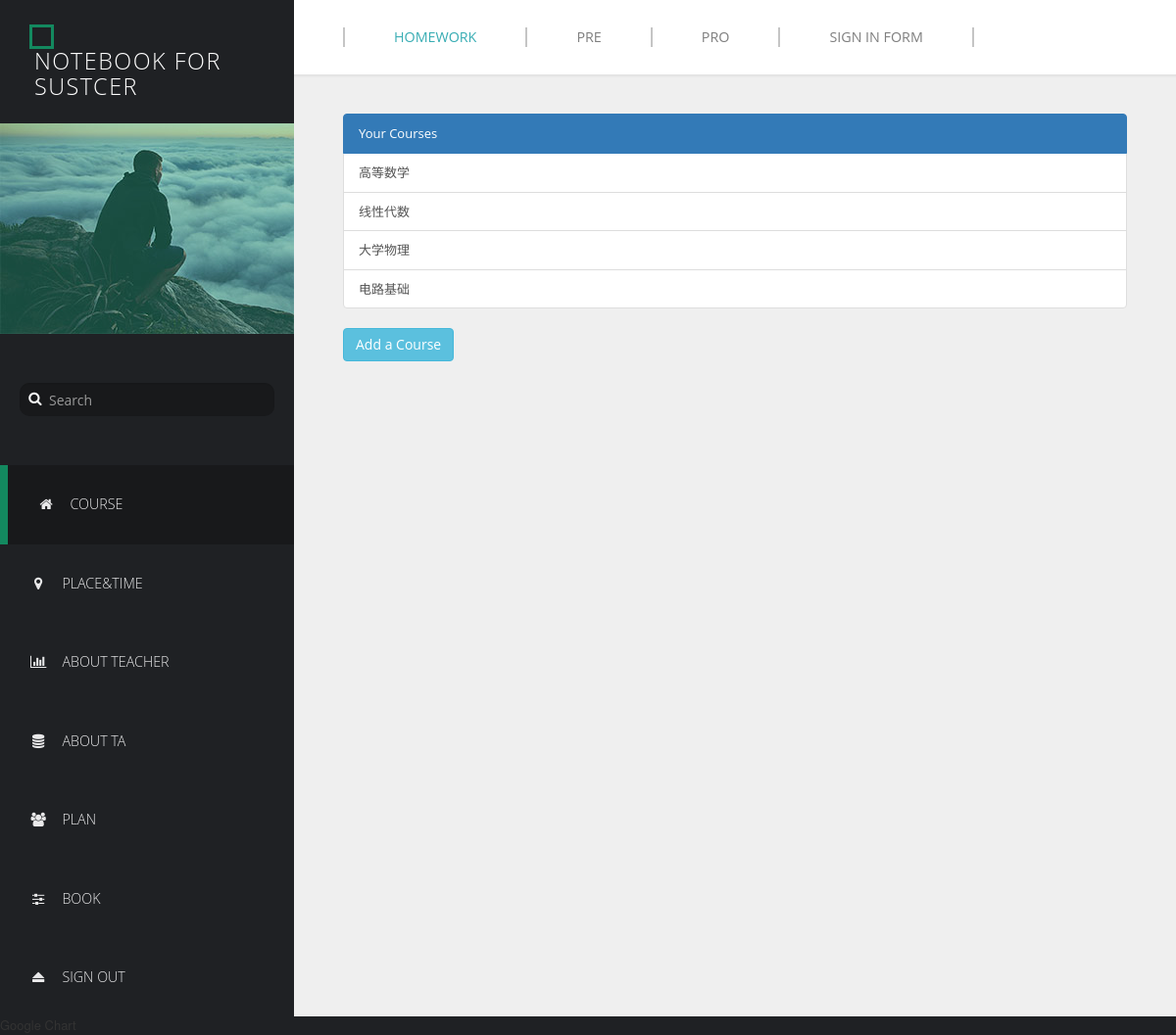
The page /notebook/ on the database as committed earlier.
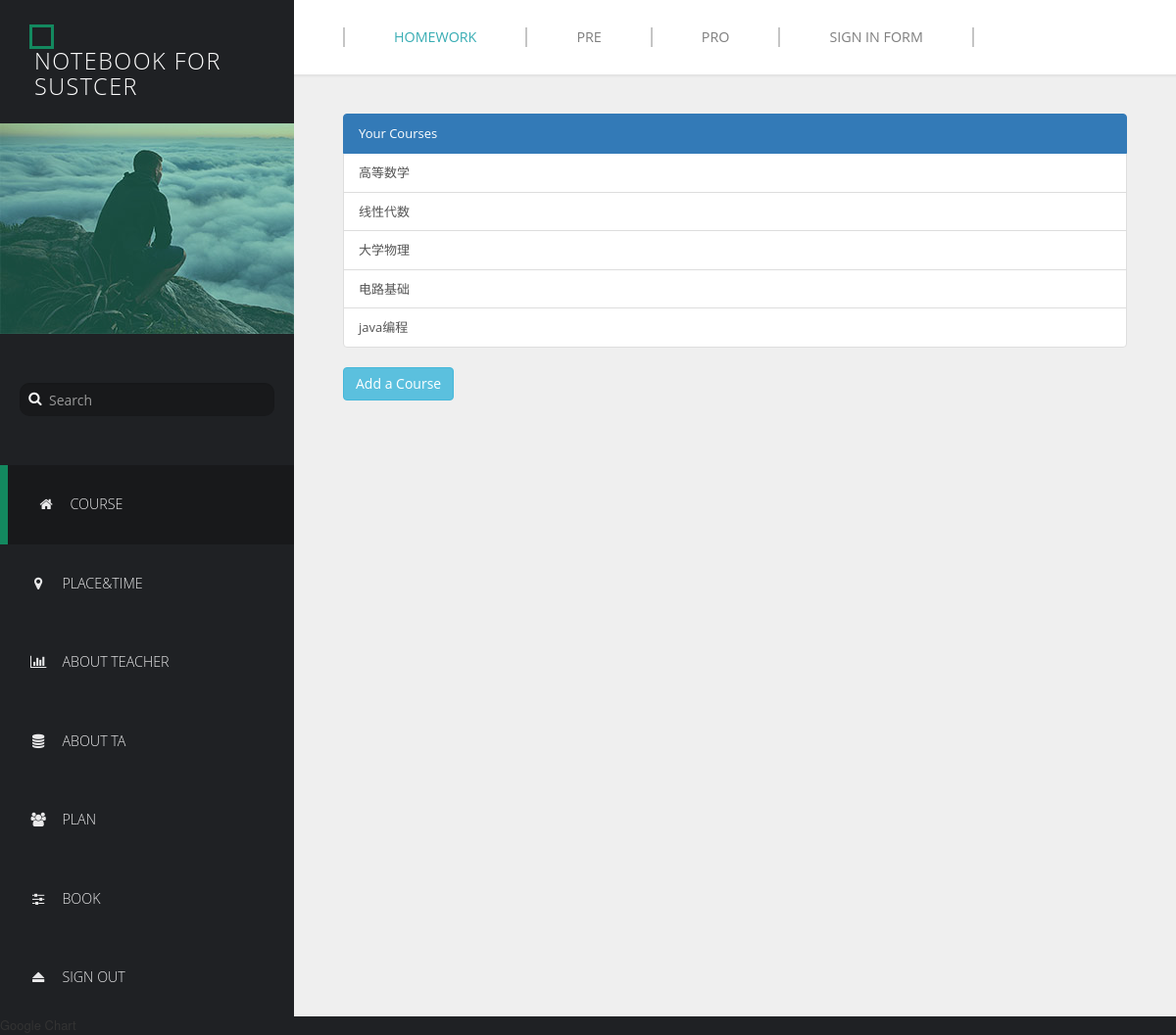
The same page on the database as committed later.
### course/models.py (models this page shows, shortened)
class Course(models.Model):
    title = models.CharField(max_length=50)
    place_time = models.TextField(null=True, blank=True)
    tutorial_place_time = models.TextField(null=True, blank=True)
    homework = models.ManyToManyField(Homework, blank=True)
    pre = models.ManyToManyField(Pre, blank=True)
    pro = models.ManyToManyField(Pro, blank=True)
    teacher = models.ManyToManyField(Teacher, blank=True)
    ta = models.ManyToManyField(TA, blank=True)

### course/views.py (the view)
def home(request):
    course_list = Course.objects.all()
    return render(request, 'home.html', {'course_list': course_list})

### template/home.html (shortened to what this page needs)
{% load staticfiles %}
<!DOCTYPE html>
<html lang="en">
  <head>
    <link href="{% static 'seeu/css/font-awesome.min.css' %}" rel="stylesheet">
    <link href="{% static 'seeu/css/bootstrap.min.css' %}" rel="stylesheet">
    <link href="{% static 'seeu/css/templatemo-style.css' %}" rel="stylesheet">
  </head>
  <body>
    <div class="templatemo-flex-row">
      <div class="templatemo-sidebar">
        <header class="templatemo-site-header">
          <div class="square"></div>
          <h1>NoteBook For SUSTCER</h1>
        </header>
        <div class="profile-photo-container">
          <img src="{% static 'seeu/images/profile-photo.jpg' %}" alt="Profile Photo" class="img-responsive">
          <div class="profile-photo-overlay"></div>
        </div>
        <form class="templatemo-search-form" role="search">
          <div class="input-group">
              <button type="submit" class="fa fa-search"></button>
              <input type="text" class="form-control" placeholder="Search" name="srch-term" id="srch-term">
          </div>
        </form>
        <nav class="templatemo-left-nav">
          <ul>
            <li><a href="{% url 'home' %}" class="active"><i class="fa fa-home fa-fw"></i>Course</a></li>
              <li><a href="#"><i class="fa fa-map-marker fa-fw"></i>Place&Time</a></li>
            <li><a href="#"><i class="fa fa-bar-chart fa-fw"></i>About Teacher</a></li>
            <li><a href="#"><i class="fa fa-database fa-fw"></i>About TA</a></li>
              <li><a href="#"><i class="fa fa-users fa-fw"></i>PLAN</a></li>
            <li><a href="#"><i class="fa fa-sliders fa-fw"></i>BOOK</a></li>
            <li><a href="#"><i class="fa fa-eject fa-fw"></i>Sign Out</a></li>
          </ul>
        </nav>
      </div>
      <div class="templatemo-content col-1 light-gray-bg">
        <div class="templatemo-top-nav-container">
          <div class="row">
            <nav class="templatemo-top-nav col-lg-12 col-md-12">
              <ul class="text-uppercase">
                <li><a href="" class="active">homework</a></li>
                <li><a href="">PRE</a></li>
                <li><a href="">PRO</a></li>
                <li><a href="">Sign in form</a></li>
              </ul>
            </nav>
          </div>
        </div>
          <div class="templatemo-content-container">
              <div class="list-group">
                <a href="#" class="list-group-item active">Your Courses</a>
                {% for course in course_list %}
                <a href="{% url 'course' course.id %}" class="list-group-item">{{ course.title }}</a>
                {% endfor %}
              </div>
                    <a href="{% url 'create_page' %}" type="button" class="btn btn-info">Add a Course</a>
          </div>
      </div>
    </div>
  </body>
</html>

Rows that differ between the two databases and show on the page:
added Course: title "java编程"
